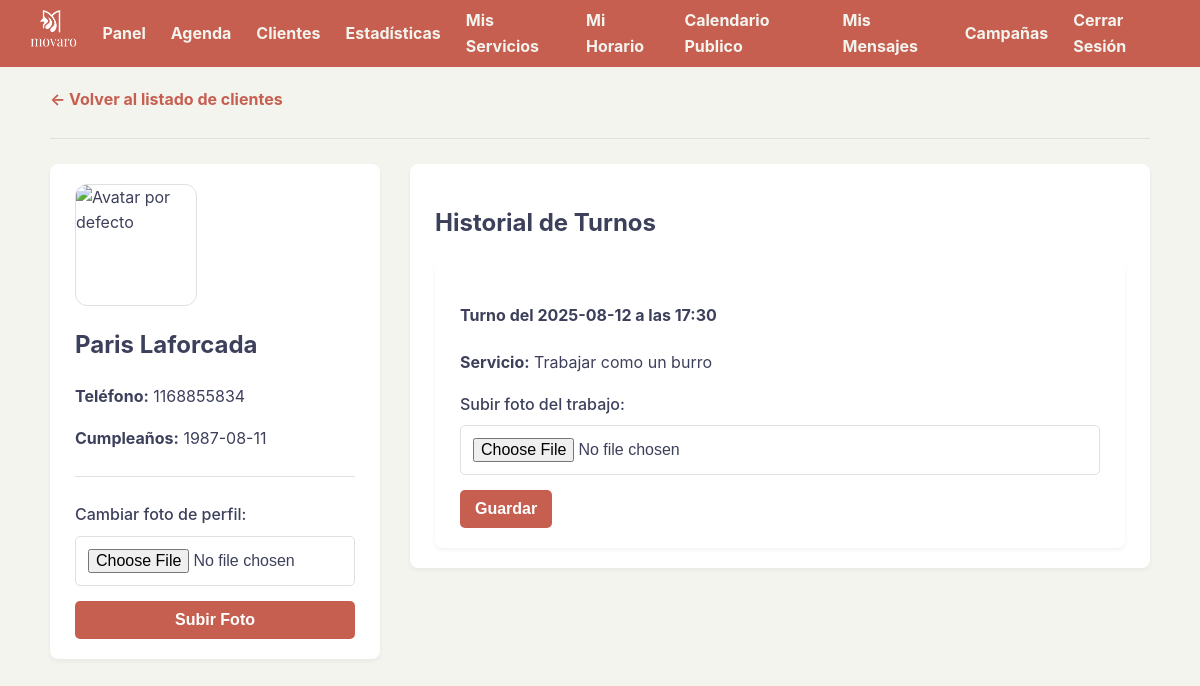
Screenshot of /cliente/2 (signed in) with the database file from the repository.
### tables this page shows
CREATE TABLE clientes (
            id INTEGER PRIMARY KEY AUTOINCREMENT, usuario_id INTEGER NOT NULL,
            nombre TEXT NOT NULL, apellido TEXT NOT NULL,
            telefono TEXT, cumpleanos TEXT, avatar_path TEXT,
            premios_recibidos INTEGER NOT NULL DEFAULT 0,
            FOREIGN KEY (usuario_id) REFERENCES usuarios (id)
        );

CREATE TABLE turnos (
            id INTEGER PRIMARY KEY AUTOINCREMENT, usuario_id INTEGER NOT NULL,
            cliente_id INTEGER NOT NULL, servicio_id INTEGER NOT NULL,
            servicio_nombre TEXT NOT NULL, fecha TEXT NOT NULL,
            hora TEXT NOT NULL, foto_path TEXT,
            FOREIGN KEY (usuario_id) REFERENCES usuarios (id),
            FOREIGN KEY (cliente_id) REFERENCES clientes (id),
            FOREIGN KEY (servicio_id) REFERENCES servicios (id)
        );

### app.py (the view)
@app.route('/cliente/<int:cliente_id>')
def ver_cliente_detalle(cliente_id):
    if 'usuario_id' not in session: return redirect('/login')
    usuario_id_actual = session['usuario_id']
    conn = sqlite3.connect(DATABASE)
    conn.row_factory = sqlite3.Row
    cursor = conn.cursor()
    cursor.execute("SELECT * FROM clientes WHERE id = ? AND usuario_id = ?", (cliente_id, usuario_id_actual))
    cliente = cursor.fetchone()
    if cliente:
        cursor.execute("SELECT * FROM turnos WHERE cliente_id = ? AND usuario_id = ? ORDER BY fecha DESC, hora DESC", (cliente_id, usuario_id_actual))
        turnos_del_cliente = cursor.fetchall()
        conn.close()
        return render_template('detalle_cliente.html', clienta=cliente, turnos=turnos_del_cliente)
    conn.close()
    return redirect('/clientes')

### templates/detalle_cliente.html (shortened to what this page needs)
{% extends "base.html" %}
{% block content %}
    <a href="/clientes">← Volver al listado de clientes</a>
    <hr>
    <div class="detalle-layout">
        <div class="detalle-datos">
            <div class="card">
                <div class="avatar-container">
                    {% if clienta.avatar_path %}
                        <img src="{{ url_for('static', filename='uploads/' + clienta.avatar_path) }}" alt="Avatar">
                    {% else %}
                        <img src="{{ url_for('static', filename='placeholder.png') }}" alt="Avatar por defecto">
                    {% endif %}
                </div>
                <h2>{{ clienta.nombre }} {{ clienta.apellido }}</h2>
                <p><strong>Teléfono:</strong> {{ clienta.telefono or 'No especificado' }}</p>
                <p><strong>Cumpleaños:</strong> {{ clienta.cumpleanos or 'No especificado' }}</p>
                <hr>
                <form action="/subir_avatar" method="post" enctype="multipart/form-data">
                    <div class="form-group">
                        <label for="avatar">Cambiar foto de perfil:</label>
                        <input type="file" id="avatar" name="avatar" accept="image/*" capture="environment" required>
                    </div>
                    <button type="submit" style="width:100%;">Subir Foto</button>
                </form>
            </div>
        </div>
        <div class="detalle-historial">
            <div class="card">
                <h2>Historial de Turnos</h2>
                {% if turnos %}
                    {% for turno in turnos %}
                        <div class="card turno-card">
                            <h4>Turno del {{ turno.fecha }} a las {{ turno.hora }}</h4>
                            <p><strong>Servicio:</strong> {{ turno.servicio_nombre }}</p>
                            <div class="turno-media-container">
                                <div class="turno-form-container">
                                    <form action="/subir_foto" method="post" enctype="multipart/form-data">
                                        <div class="form-group">
                                            <label for="foto-{{ turno.id }}">
                                                {% if turno.foto_path %}Cambiar foto{% else %}Subir foto{% endif %} del trabajo:
                                            </label>
                                            <input type="file" id="foto-{{ turno.id }}" name="foto" accept="image/*" capture="environment" required>
                                        </div>
                                        <button type="submit">Guardar</button>
                                    </form>
                                </div>
                            </div>
                        </div>
                    {% endfor %}
                {% else %}
                    <p>Este cliente aún no tiene turnos registrados.</p>
                {% endif %}
            </div>
        </div>
    </div>
{% endblock %}

### static/style.css (style rules this page uses)
:root { --color-primario: #C75F51; --color-secundario: #27626A; --color-texto: #3d405b; --color-fondo: #F3F4EE; --color-blanco: #FFFFFF; --color-borde-suave: #e0e0e0; --color-rojo-peligro: #dc3545; }
body { font-family: -apple-system, BlinkMacSystemFont, "Segoe UI", Roboto, Helvetica, Arial, sans-serif; margin: 0; background-color: var(--color-fondo); color: var(--color-texto); line-height: 1.6; }
a { color: var(--color-primario); text-decoration: none; font-weight: bold; }
button, .boton-accion { background-color: var(--color-primario); color: var(--color-blanco); padding: 10px 15px; border: none; border-radius: 5px; cursor: pointer; font-size: 1em; font-weight: bold; text-align: center; }
hr { border: none; border-top: 1px solid var(--color-borde-suave); margin: 25px 0; }
img { max-width: 100%; height: auto; }
.card { background-color: var(--color-blanco); padding: 20px 25px; border-radius: 8px; box-shadow: 0 2px 4px rgba(0,0,0,0.05); }
.form-group { margin-bottom: 15px; }
.form-group label { display: block; margin-bottom: 8px; font-weight: 500; }
.form-group input, .form-group select, .form-control { width: 100%; padding: 12px; border: 1px solid var(--color-borde-suave); border-radius: 5px; box-sizing: border-box; font-size: 1em; }
.detalle-layout { display: flex; gap: 30px; }
.detalle-datos { flex-basis: 30%; flex-shrink: 0; }
.detalle-historial { flex-basis: 70%; }
.avatar-container { width: 120px; height: 120px; border-radius: 12px; overflow: hidden; margin-bottom: 20px; border: 1px solid var(--color-borde-suave); }
.avatar-container img { width: 100%; height: 100%; object-fit: cover; }

### rows the page displays
clientes: nombre "Paris", apellido "Laforcada", telefono "1168855834", cumpleanos "1987-08-11"
turnos: fecha "2025-08-12", hora "17:30", servicio_nombre "Trabajar como un burro"
